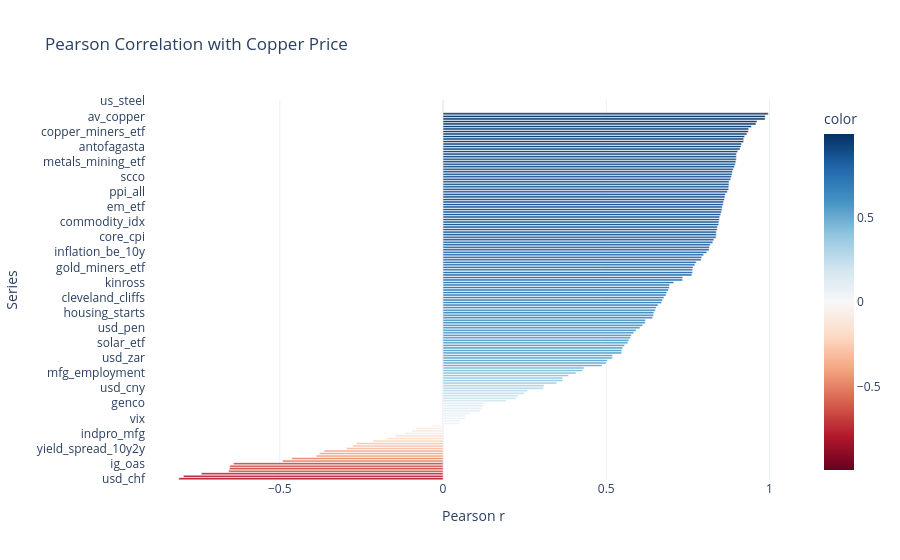

Here is the notebook cell this chart was saved with:
### Markdown cell above
### 3.2 Correlation with copper price

### Code cell
# Pairwise correlations of all series with copper price
corr_all = df_raw.corr()['copper_price'].drop('copper_price').sort_values()
import plotly.express as px
fig_corr_bar = px.bar(
    x=corr_all.values, y=corr_all.index,
    orientation='h', title='Pearson Correlation with Copper Price',
    labels={'x': 'Pearson r', 'y': 'Series'},
    template='plotly_white',
    color=corr_all.values,
    color_continuous_scale='RdBu',
    color_continuous_midpoint=0,
)
fig_corr_bar.show()

### Figure 1 — Plotly figure (JSON) as saved in the notebook; plotly's stock layout.template omitted (floating-point values rounded to 4 significant figures; data arrays with more than 128 entries replaced by an {"elided": "..."} marker saying what was removed)
{"data": [{"hovertemplate": "Pearson r=%{x}<br>Series=%{y}<br>color=%{marker.color}<extra></extra>", "legendgroup": "", "marker": {"color": {"elided": "151 float values"}, "coloraxis": "coloraxis", "pattern": {"shape": ""}}, "name": "", "orientation": "h", "showlegend": false, "textposition": "auto", "type": "bar", "x": {"elided": "151 float values"}, "xaxis": "x", "y": {"elided": "151 str values"}, "yaxis": "y"}], "layout": {"barmode": "relative", "coloraxis": {"cmid": 0, "colorbar": {"title": {"text": "color"}}, "colorscale": [[0, "rgb(103,0,31)"], [0.1, "rgb(178,24,43)"], [0.2, "rgb(214,96,77)"], [0.3, "rgb(244,165,130)"], [0.4, "rgb(253,219,199)"], [0.5, "rgb(247,247,247)"], [0.6, "rgb(209,229,240)"], [0.7, "rgb(146,197,222)"], [0.8, "rgb(67,147,195)"], [0.9, "rgb(33,102,172)"], [1, "rgb(5,48,97)"]]}, "legend": {"tracegroupgap": 0}, "title": {"text": "Pearson Correlation with Copper Price"}, "xaxis": {"anchor": "y", "domain": [0, 1], "title": {"text": "Pearson r"}}, "yaxis": {"anchor": "x", "domain": [0, 1], "title": {"text": "Series"}}}}
